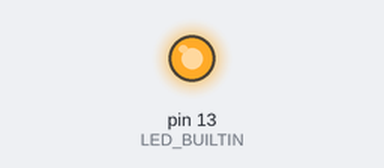
A sketch run on a simulated Arduino Uno, built with avr-gcc and run on an emulated ATmega328P. Parts: output pins drawn as LEDs (lit = HIGH).

Above: at 2.3 s.
At 13.6 s:
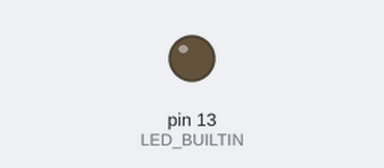
Timing chart, 0 to 20.2 s (numbered marks = the images above):
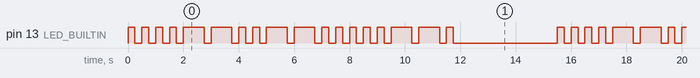

The sketch:

morse.ino
```cpp
// # Defines
#include <string.h>
#define UNIT 250

#define SHORT UNIT
#define LONG (UNIT*3)
#define WAIT UNIT
#define PAUSE (UNIT*7)
#define END (UNIT*14)

// # Functions
void setup(void);
void loop(void);
void stringToMorse(const char*);
//unsigned char getIndex(const char *c);
const unsigned char* getMorseByte(const char *c);
void lightOff(unsigned short delayTime);
void dot(void);
void dash(void);

// # Global variables
//                   {  'A',  'B',  'C',  'D',  'E',  'F',  'G',  'H',  'I',  'J',  'K',  'L',  'M',  'N',  'O',  'P',  'Q',  'R',  'S',  'T',  'U',  'V',  'W',  'X',  'Y',  'Z',  '0',  '1',  '2',  '3',  '4',  '5',  '6',  '7',  '8',  '9', }
const unsigned char morse[] = { 0x42, 0x81, 0x85, 0x61, 0x20, 0x84, 0x63, 0x80, 0x40, 0x8e, 0x65, 0x82, 0x43, 0x41, 0x67, 0x86, 0x8b, 0x62, 0x60, 0x21, 0x64, 0x88, 0x42, 0x89, 0x8d, 0x83, 0xbf, 0xbe, 0xbc, 0xb8, 0xb0, 0xa0, 0xa1, 0xa3, 0xa7, 0xaf, };
void (*fptr[2])(void) = { dot, dash };  // Function pointer for dot or dash

#ifndef DEBUG
// Message to be morsed
const char *SENTENCE = (const char*)"SOS";
#endif

void setup(void) {
	#ifdef DEBUG
	// Setup Serial
	Serial.begin(9600);
	while (!Serial);

	Serial.println("Morse code");
	#endif

	pinMode(LED_BUILTIN, OUTPUT);
}

void loop(void)
{
	#ifdef DEBUG
	String str;
	int len;

	// Get string from serial
	str = Serial.readString();
	// Remove leading and trailing spaces
	str.trim();

	len = str.length() + 1;

	// Copy the string to a char array
	char SENTENCE[len];
	str.toCharArray(SENTENCE, len);

	Serial.print("\n\nSentence: ");
	Serial.println(SENTENCE);
	#endif

	stringToMorse(SENTENCE);
	lightOff(END);
}

void stringToMorse(const char* word)
{
	unsigned char c; // Stores the morse byte
	unsigned char wordLen;//, morseLen;  // Length variables
	wordLen = strlen(word);

	// Loop over each char in word
	for (unsigned char i = 0, j = 0; i < wordLen; ++i, ++word, j = 0)
	{
		// If space lights off for PAUSE and go to the next char
		if (*word == ' ')
		{
			#ifdef DEBUG
			Serial.println();
			#endif

			lightOff(PAUSE);
			continue;
		}

		// Get the morse byte associated with the char
		c = *getMorseByte(word);

		// Get the first 3 bits wich represents the sum of all dashes and dots
		//morseLen = c >> 5 & 0x7;

		#ifdef DEBUG
		Serial.print(*word);
		Serial.print(" [");
		Serial.print(getIndex(word), DEC);
		Serial.print("] -> 0x");
		Serial.print(c, HEX);
		Serial.print(": ");
		Serial.print(morseLen, BIN);
		Serial.print(" ");
		#endif

		// Loop over the last <morselen> bytes in reversed order
		while(c >> j++ & 0x1);
		for (; j < 8; ++j)
		{
			#ifdef DEBUG
			Serial.print(c >> i & 0x1, BIN);
			#endif

			// Call the correct function and wait
			(*fptr[c >> j & 0x1])();  // (c >> i & 0x1) ? dash() : dot()
			lightOff(WAIT);
		}

		#ifdef DEBUG
		Serial.println();
		#endif
	}
}

/*
unsigned char getIndex(const char* c)
{
	if (*c >= 'A' && *c <= 'Z')
		return *c - 'A';

	if (*c >= 'a' && *c <= 'z')
		return *c - 'a';

	return *c - 22;
}*/
const unsigned char* getMorseByte(const char* c)
{
	if (*c >= 'A' && *c <= 'Z')
		return morse + *c - 'A';

	if (*c >= 'a' && *c <= 'z')
		return morse + *c - 'a';

	return morse + *c - 22;
}

void lightOff(unsigned short delayTime)
{
	digitalWrite(LED_BUILTIN, LOW);
	delay(delayTime);
}

void dot(void)
{
	digitalWrite(LED_BUILTIN, HIGH);
	delay(SHORT);
}

void dash(void)
{
	digitalWrite(LED_BUILTIN, HIGH);
	delay(LONG);
}
```

Measured:
- by itself, pin 13 (LED_BUILTIN): moves between LOW and HIGH, repeating every 15.5 s
- by itself, everything shown: repeats every 15.5 s, in 36 steps
